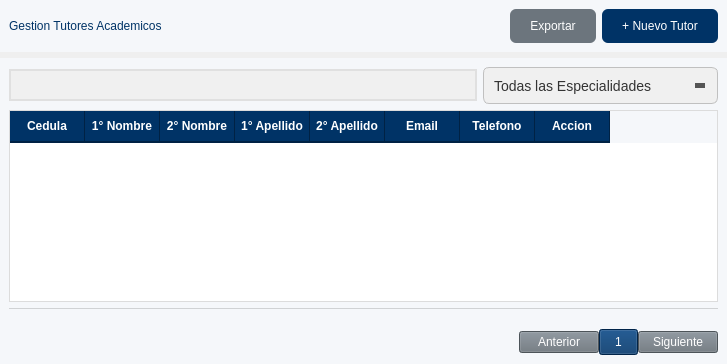
            <widget class="QWidget" name="gestion_2">
             <property name="styleSheet">
              <string notr="true">QFrame{
	background-color: rgb(245, 247, 250);
	border:none;
}</string>
             </property>
             <layout class="QVBoxLayout" name="verticalLayout_8" stretch="1,12">
              <property name="leftMargin">
               <number>0</number>
              </property>
              <property name="topMargin">
               <number>0</number>
              </property>
              <property name="rightMargin">
               <number>0</number>
              </property>
              <property name="bottomMargin">
               <number>0</number>
              </property>
              <item>
               <widget class="QFrame" name="frame_27">
                <property name="styleSheet">
                 <string notr="true">QPushButton{
	border-radius: 6px;
	font: 700 10pt &quot;Segoe UI&quot;;
	padding: 10px 20px;
}</string>
                </property>
                <property name="frameShape">
                 <enum>QFrame::Shape::StyledPanel</enum>
                </property>
                <property name="frameShadow">
                 <enum>QFrame::Shadow::Raised</enum>
                </property>
                <layout class="QHBoxLayout" name="horizontalLayout_10">
                 <item>
                  <widget class="QLabel" name="label_28">
                   <property name="styleSheet">
                    <string notr="true">color: rgb(0, 51, 102);
font: 800 16pt &quot;Segoe UI&quot;;</string>
                   </property>
                   <property name="text">
                    <string>Gestion Tutores Academicos</string>
                   </property>
                  </widget>
                 </item>
                 <item>
                  <spacer name="horizontalSpacer_14">
                   <property name="orientation">
                    <enum>Qt::Orientation::Horizontal</enum>
                   </property>
                   <property name="sizeHint" stdset="0">
                    <size>
                     <width>342</width>
                     <height>20</height>
                    </size>
                   </property>
                  </spacer>
                 </item>
                 <item>
                  <widget class="QPushButton" name="btnExportarTutorA">
                   <property name="styleSheet">
                    <string notr="true">background-color: #6c757d;
            color: white;</string>
                   </property>
                   <property name="text">
                    <string>Exportar</string>
                   </property>
                  </widget>
                 </item>
                 <item>
                  <widget class="QPushButton" name="btnNuevoTutorA">
                   <property name="styleSheet">
                    <string notr="true">background-color: #003366;
            color: white;</string>
                   </property>
                   <property name="text">
                    <string>+ Nuevo Tutor</string>
                   </property>
                  </widget>
                 </item>
                </layout>
               </widget>
              </item>
              <item>
               <widget class="QFrame" name="frame_tutorA">
                <property name="styleSheet">
                 <string notr="true">QComboBox {
    background-color: #f0f0f0;
    border: 1px solid #c0c0c0;
    border-radius: 6px;
    padding: 5px 10px;
    padding-right: 30px; /* Espacio para la flecha */
    font-size: 14px;
    color: #333333;
    min-height: 25px;
}

/* Estado Hover (al pasar el mouse) */
QComboBox:hover {
    background-color: #ffffff;
    border: 1px solid #0078d7; /* Azul moderno */
}

/* Estado cuando el menú está abierto */
QComboBox:on {
	color:#333333;
    border-bottom-left-radius: 0px;
    border-bottom-right-radius: 0px;
    background-color: #ffffff;
}

/* 2. Área del botón de la flecha */
QComboBox::drop-down {
    subcontrol-origin: padding;
    subcontrol-position: top right;
    width: 30px;
    border-left-width: 0px; /* Sin linea divisoria */
    border-top-right-radius: 6px;
    border-bottom-right-radius: 6px;
    background-color: transparent; 
}

/* Solución alternativa si no tienes icono (dibuja una flecha simple con estilo nativo) */
QComboBox::down-arrow {
    width: 0; 
    height: 0; 
    border-left: 5px solid transparent;
    border-right: 5px solid transparent;
    border-top: 5px solid #555; /* Color de la flecha */
    margin-right: 5px;
}

/* 4. La lista desplegable (Popup) */
QComboBox QAbstractItemView {
	color:#333333;
    background-color: #ffffff;
    border: 1px solid #c0c0c0;
    selection-background-color: #0078d7; /* Color de selección azul */
    selection-color: #ffffff;
    outline: 0; /* Quita la línea punteada al seleccionar */
    border-radius: 0px 0px 6px 6px;
}</string>
                </property>
                <property name="frameShape">
                 <enum>QFrame::Shape::StyledPanel</enum>
                </property>
                <property name="frameShadow">
                 <enum>QFrame::Shadow::Raised</enum>
                </property>
                <layout class="QVBoxLayout" name="verticalLayout_22" stretch="1,20,1,1">
                 <item>
                  <layout class="QHBoxLayout" name="horizontalLayout_23">
                   <item>
                    <widget class="QLineEdit" name="searchTutorA">
                     <property name="styleSheet">
                      <string notr="true">QLineEdit {
                background-color: #f0f0f0;
                border: 2px solid #e0e0e0;
                border-radius: 18px; /* Bordes muy redondos */
                padding: 5px 10px;
                padding-left: 5px; /* Espacio extra para el icono */
                font-size: 14px;
                color: #333;
                selection-background-color: #0078d7;
            }
            QLineEdit:focus {
                border: 2px solid #0078d7; /* Color de acento al escribir */
                background-color: #ffffff;
            }
            QLineEdit:hover {
                border: 2px solid #ccc;
            }
        </string>
                     </property>
                     <property name="text">
                      <string/>
                     </property>
                    </widget>
                   </item>
                   <item>
                    <widget class="QComboBox" name="comboEspecialidad">
                     <item>
                      <property name="text">
                       <string>Todas las Especialidades</string>
                      </property>
                     </item>
                    </widget>
                   </item>
                  </layout>
                 </item>
                 <item>
                  <widget class="QTableWidget" name="tabla_TutorA">
                   <property name="enabled">
                    <bool>true</bool>
                   </property>
                   <property name="styleSheet">
                    <string notr="true">/* 1. Estilo General de la Tabla */
QTableWidget {
    background-color: #ffffff;
    /* Color alterno para filas (efecto cebra) */
    alternate-background-color: #f4f6f9; 
    color: #2b2b2b;
    font-size: 14px;
    
    /* Borde exterior suave */
    border: 1px solid #dcdcdc;
    
    /* Color de las líneas de la cuadrícula más sutil */
    gridline-color: #e0e0e0;
}

/* 2. Estilo de los Ítems (Celdas) 
QTableWidget::item {
 
	padding:5px;
    border-bottom: 1px solid #f0f0f0;
}*/

/* 3. Estilo de Selección 
QTableWidget::item:selected {
    outline: 0; 
}*/

QTableWidget::item:hover {
    /* Opcional: un ligero gris al pasar el mouse por una celda no seleccionada */
    background-color: #e6eaf0;
    color: #000000;
}

/* 4. Estilo de los Encabezados (Header) */
QHeaderView::section {
    background-color: #003366;
    color: white;
    font-weight: bold; /* Negrita para destacar */
    padding: 6px;      /* Más altura al encabezado */
    border: none;      /* Sin bordes individuales feos */
    
    /* Separador sutil a la derecha */
    border-right: 1px solid #002244; 
    border-bottom: 2px solid #002244;
}

/* 5. La esquina superior izquierda (donde se cruzan los headers) */
QTableCornerButton::section {
    background-color: #003366;
    border: 1px solid #003366;
}</string>
                   </property>
                   <property name="editTriggers">
                    <set>QAbstractItemView::EditTrigger::NoEditTriggers</set>
                   </property>
                   <property name="showGrid">
                    <bool>true</bool>
                   </property>
                   <property name="sortingEnabled">
                    <bool>false</bool>
                   </property>
                   <property name="wordWrap">
                    <bool>false</bool>
                   </property>
                   <property name="cornerButtonEnabled">
                    <bool>true</bool>
                   </property>
                   <property name="rowCount">
                    <number>0</number>
                   </property>
                   <property name="setAlternatingRowColors" stdset="0">
                    <bool>true</bool>
                   </property>
                   <attribute name="horizontalHeaderCascadingSectionResizes">
                    <bool>true</bool>
                   </attribute>
                   <attribute name="horizontalHeaderMinimumSectionSize">
                    <number>20</number>
                   </attribute>
                   <attribute name="horizontalHeaderDefaultSectionSize">
                    <number>75</number>
                   </attribute>
                   <attribute name="horizontalHeaderHighlightSections">
                    <bool>true</bool>
                   </attribute>
                   <attribute name="horizontalHeaderShowSortIndicator" stdset="0">
                    <bool>false</bool>
                   </attribute>
                   <attribute name="horizontalHeaderStretchLastSection">
                    <bool>false</bool>
                   </attribute>
                   <attribute name="verticalHeaderVisible">
                    <bool>false</bool>
                   </attribute>
                   <attribute name="verticalHeaderCascadingSectionResizes">
                    <bool>false</bool>
                   </attribute>
                   <attribute name="verticalHeaderDefaultSectionSize">
                    <number>24</number>
                   </attribute>
                   <column>
                    <property name="text">
                     <string>Cedula</string>
                    </property>
                   </column>
                   <column>
                    <property name="text">
                     <string>1° Nombre</string>
                    </property>
                   </column>
                   <column>
                    <property name="text">
                     <string>2° Nombre</string>
                    </property>
                   </column>
                   <column>
                    <property name="text">
                     <string>1° Apellido</string>
                    </property>
                   </column>
                   <column>
                    <property name="text">
                     <string>2° Apellido</string>
                    </property>
                   </column>
                   <column>
                    <property name="text">
                     <string>Email</string>
                    </property>
                   </column>
                   <column>
                    <property name="text">
                     <string>Telefono</string>
                    </property>
                   </column>
                   <column>
                    <property name="text">
                     <string>Accion</string>
                    </property>
                   </column>
                  </widget>
                 </item>
                 <item>
                  <widget class="QLabel" name="label_5">
                   <property name="styleSheet">
                    <string notr="true">
border-top: 1px solid rgba(48, 48, 48,48);</string>
                   </property>
                   <property name="text">
                    <string/>
                   </property>
                  </widget>
                 </item>
                 <item>
                  <layout class="QHBoxLayout" name="horizontalLayout_24" stretch="10,1">
                   <item>
                    <spacer name="horizontalSpacer_15">
                     <property name="orientation">
                      <enum>Qt::Orientation::Horizontal</enum>
                     </property>
                     <property name="sizeHint" stdset="0">
                      <size>
                       <width>40</width>
                       <height>20</height>
                      </size>
                     </property>
                    </spacer>
                   </item>
                   <item>
                    <layout class="QHBoxLayout" name="horizontalLayout_25" stretch="1,1,1">
                     <property name="spacing">
                      <number>0</number>
                     </property>
                     <property name="sizeConstraint">
                      <enum>QLayout::SizeConstraint::SetDefaultConstraint</enum>
                     </property>
                     <item>
                      <widget class="QPushButton" name="btnAntTutorA">
                       <property name="styleSheet">
                        <string notr="true">background-color: #6c757d;
            color: white;</string>
                       </property>
                       <property name="text">
                        <string>Anterior</string>
                       </property>
                      </widget>
                     </item>
                     <item>
                      <widget class="QPushButton" name="btnIndTutorA">
                       <property name="styleSheet">
                        <string notr="true">background-color: #003366;
            color: white;
padding:5px 15px;</string>
                       </property>
                       <property name="text">
                        <string>1</string>
                       </property>
                      </widget>
                     </item>
                     <item>
                      <widget class="QPushButton" name="btnSigTutorA">
                       <property name="styleSheet">
                        <string notr="true">background-color: #6c757d;
            color: white;</string>
                       </property>
                       <property name="text">
                        <string>Siguiente</string>
                       </property>
                      </widget>
                     </item>
                    </layout>
                   </item>
                  </layout>
                 </item>
                </layout>
               </widget>
              </item>
             </layout>
            </widget>
